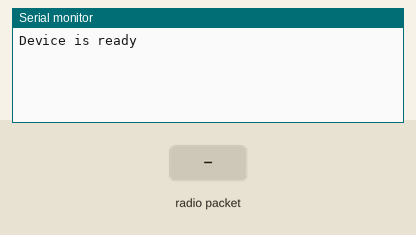
This sketch was run on a simulated Arduino Uno, built with avr-gcc and run on an emulated ATmega328P. Parts: the last lines printed to the serial monitor. The inputs (shaded band) are chosen by the test bench. No radio packets arrive unless stated.

Above: at 1.2 s.
1.3 s: radio packet "1" arrives
At 2.1 s:
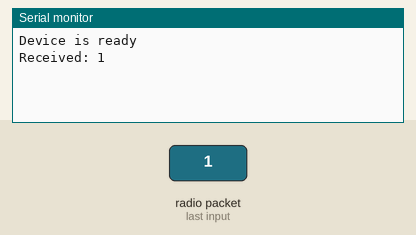
2.8 s: radio packet "0" arrives
At 3.2 s:
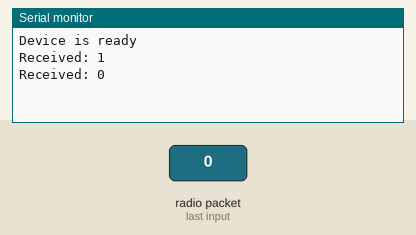
4.3 s: radio packet "2" arrives
At 5.5 s:
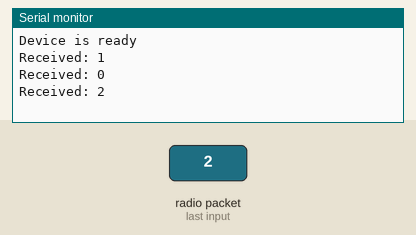

The sketch:

rf_rx_2.ino
```cpp
#include <VirtualWire.h>

byte message[VW_MAX_MESSAGE_LEN]; // a buffer to store the incoming messages
byte messageLength = VW_MAX_MESSAGE_LEN; // the size of the message
const int receive_pin = 5;

int count = 0;
void setup()
{
  Serial.begin(9600);
  Serial.println("Device is ready");
  // Initialize the IO and ISR
  vw_set_rx_pin(receive_pin);
  vw_setup(2000); // Bits per sec
  vw_rx_start();  // Start the receiver
}

void loop()
{
  if (vw_get_message(message, &messageLength)) // Non-blocking
  {
    if (count >= 80) {
      //after every 80 cycles we reset the receiver
      count = 0;
      vw_rx_stop();
      delay(40);      //delay added to make things stable
      vw_setup(2000); // Bits per sec
      delay(40);
      vw_rx_start();
    }
    Serial.print("Received: ");
    for (int i = 0; i < messageLength; i++)
    {
      Serial.write(message[i]);
    }
    Serial.println();
  }
}
```

Measured:
- after the input at 1.3 s, the serial monitor: prints a new line at once (image 1)
- after the input at 2.8 s, the serial monitor: prints a new line at once (image 2)
- after the input at 4.3 s, the serial monitor: prints a new line at once (image 3)
